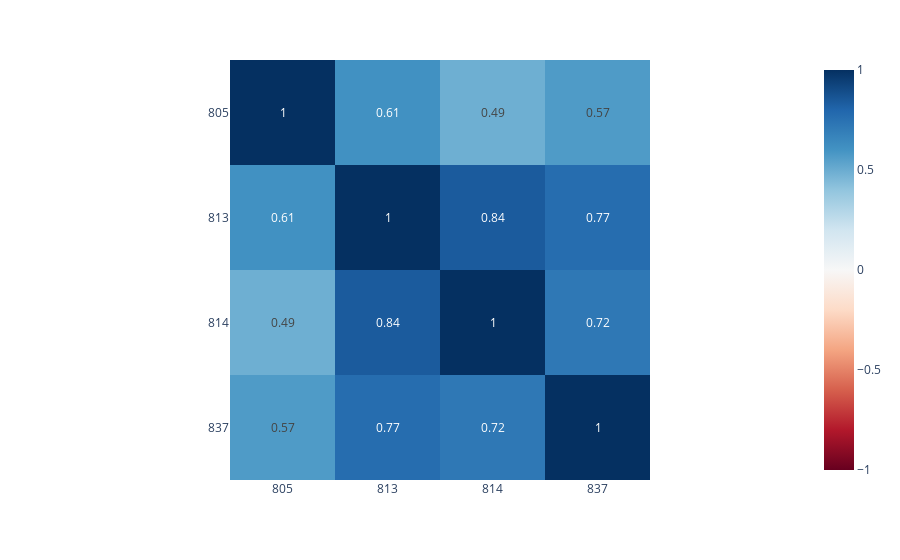

Here is the notebook cell this chart was saved with:
### Code cell
px.imshow(correlation_station_df.corr().round(2), text_auto=True, color_continuous_scale="RdBu", zmin=-1, zmax=1)

### Figure 1 — Plotly figure (JSON) as saved in the notebook; plotly's stock layout.template omitted (floating-point values rounded to 4 significant figures)
{"data": [{"coloraxis": "coloraxis", "hovertemplate": "x: %{x}<br>y: %{y}<br>color: %{z}<extra></extra>", "name": "0", "texttemplate": "%{z}", "type": "heatmap", "x": ["805", "813", "814", "837"], "xaxis": "x", "y": ["805", "813", "814", "837"], "yaxis": "y", "z": [[1, 0.61, 0.49, 0.57], [0.61, 1, 0.84, 0.77], [0.49, 0.84, 1, 0.72], [0.57, 0.77, 0.72, 1]]}], "layout": {"coloraxis": {"cmax": 1, "cmin": -1, "colorscale": [[0, "rgb(103,0,31)"], [0.1, "rgb(178,24,43)"], [0.2, "rgb(214,96,77)"], [0.3, "rgb(244,165,130)"], [0.4, "rgb(253,219,199)"], [0.5, "rgb(247,247,247)"], [0.6, "rgb(209,229,240)"], [0.7, "rgb(146,197,222)"], [0.8, "rgb(67,147,195)"], [0.9, "rgb(33,102,172)"], [1, "rgb(5,48,97)"]]}, "margin": {"t": 60}, "xaxis": {"anchor": "y", "constrain": "domain", "domain": [0, 1], "scaleanchor": "y"}, "yaxis": {"anchor": "x", "autorange": "reversed", "constrain": "domain", "domain": [0, 1]}}}
